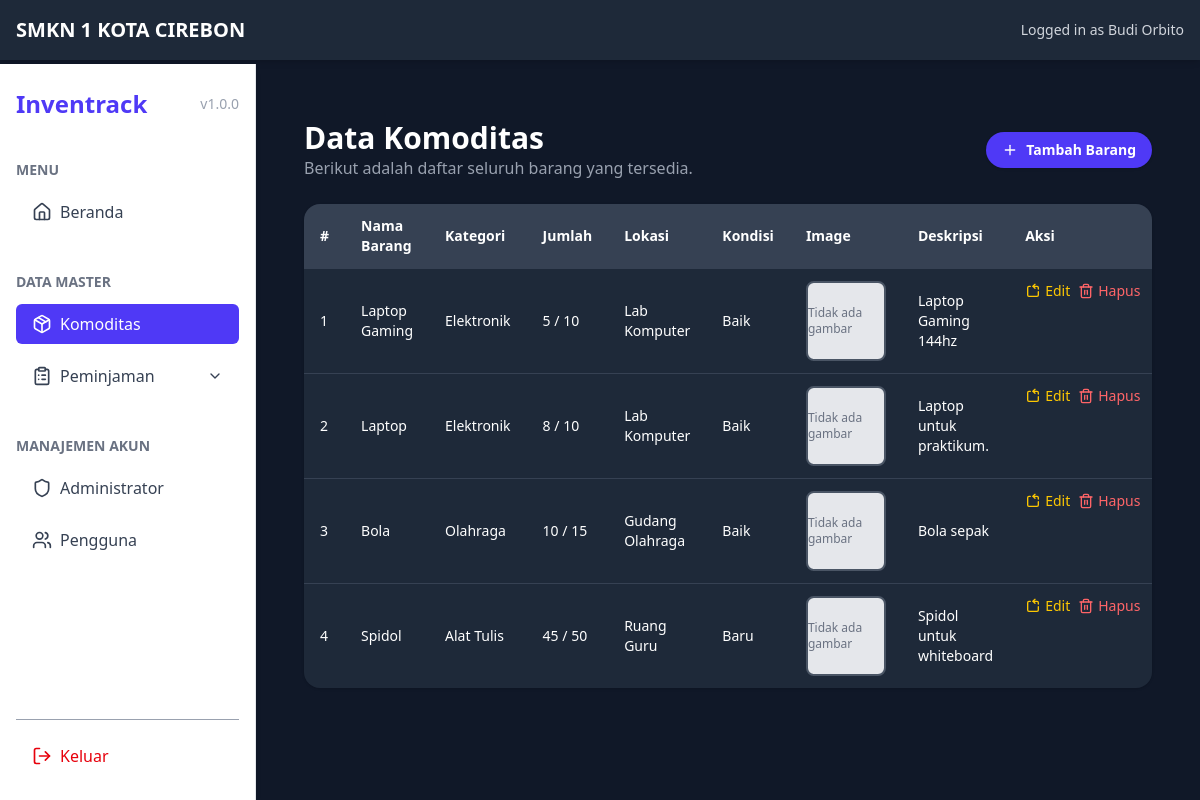
Screenshot of /pages/admin/komoditas/read.php (signed in) with the database file from the repository.
### tables this page shows
CREATE TABLE `barang` (
  `id_barang` int(11) NOT NULL,
  `nama_barang` varchar(100) NOT NULL,
  `id_kategori` int(11) NOT NULL,
  `jumlah_total` int(11) NOT NULL,
  `jumlah_tersedia` int(11) NOT NULL,
  `lokasi` varchar(100) DEFAULT NULL,
  `kondisi` varchar(50) DEFAULT NULL,
  `image` varchar(255) DEFAULT NULL,
  `deskripsi` text DEFAULT NULL,
  `created_at` timestamp NOT NULL DEFAULT current_timestamp(),
  `updated_at` timestamp NOT NULL DEFAULT current_timestamp() ON UPDATE current_timestamp()
);

CREATE TABLE `kategori` (
  `id_kategori` int(11) NOT NULL,
  `nama_kategori` varchar(100) NOT NULL,
  `created_at` timestamp NOT NULL DEFAULT current_timestamp(),
  `updated_at` timestamp NOT NULL DEFAULT current_timestamp() ON UPDATE current_timestamp()
);

### config/functions.php (called while the page is built, shortened)
<?php
$base_url = 'http://localhost/sistem_peminjaman/';
$hostname = 'localhost';
$username = 'root';
$password = '';
$dbname = 'sistem_peminjaman';
$connection = new mysqli($hostname, $username, $password, $dbname);
function isActive($target)
{
    $currentFile = basename($_SERVER['PHP_SELF']);
    $currentUri = $_SERVER['REQUEST_URI'];
    if (strpos($target, '/') !== false) {
        return strpos($currentUri, $target) !== false;
    }
    return $currentFile === $target;
}
function query($query)
{
    global $connection;
    $result = mysqli_query($connection, $query);
    $rows = [];
    while ($row = mysqli_fetch_assoc($result)) {
        $rows[] = $row;
    }
    return $rows;
}

### pages/admin/komoditas/read.php (the view, shortened to what this page needs)
<?php
require_once '../../../config/functions.php';
$komoditas = query("SELECT barang.*,
                        kategori.nama_kategori
                    FROM barang
                    JOIN kategori ON barang.id_kategori = kategori.id_kategori
                        ORDER BY barang.created_at DESC");
include '../../../includes/header.php';
include '../../../includes/sidebar.php';
?>
<div class="md:ml-64 min-h-screen bg-gray-900 text-white p-6 pt-24">
    <main class="p-6">
        <div class="flex justify-between items-center mb-6">
            <div>
                <h1 class="text-3xl font-bold">Data Komoditas</h1>
                <p class="text-gray-400">Berikut adalah daftar seluruh barang yang tersedia.</p>
            </div>
            <a href="create.php" class="inline-flex items-center px-4 py-2 bg-indigo-600 hover:bg-indigo-700 rounded-full text-sm font-semibold text-white shadow">
                <i data-lucide="plus" class="w-4 h-4 mr-2"></i> Tambah Barang
            </a>
        </div>
        <div class="overflow-x-auto rounded-2xl shadow">
            <table class="min-w-full bg-gray-800 text-sm text-white table-auto border-collapse">
                <thead>
                    <tr class="bg-gray-700 text-left">
                        <th class="px-4 py-3">#</th>
                        <th class="px-4 py-3">Nama Barang</th>
                        <th class="px-4 py-3">Kategori</th>
                        <th class="px-4 py-3">Jumlah</th>
                        <th class="px-4 py-3">Lokasi</th>
                        <th class="px-4 py-3">Kondisi</th>
                        <th class="px-4 py-3">Image</th>
                        <th class="px-4 py-3">Deskripsi</th>
                        <th class="px-4 py-3">Aksi</th>
                    </tr>
                </thead>
                <tbody>
                    <?php $no = 1;
                    foreach ($komoditas as $row): ?>
                        <tr class="border-t border-gray-700 hover:bg-gray-700">
                            <td class="px-4 py-3"><?= $no++ ?></td>
                            <td class="px-4 py-3"><?= htmlspecialchars($row['nama_barang']) ?></td>
                            <td class="px-4 py-3"><?= htmlspecialchars($row['nama_kategori']) ?></td>
                            <td class="px-4 py-3"><?= $row['jumlah_tersedia'] ?> / <?= $row['jumlah_total'] ?></td>
                            <td class="px-4 py-3"><?= htmlspecialchars($row['lokasi']) ?></td>
                            <td class="px-4 py-3"><?= htmlspecialchars($row['kondisi']) ?></td>
                            <td class="px-4 py-3">
                                <?php if (!empty($row['image'])): ?>
                                    <div class="flex items-center justify-center w-20 h-20">
                                        <img src="../../../assets/uploads/<?= htmlspecialchars($row['image']); ?>"
                                            alt="Foto <?= htmlspecialchars($row['nama_barang']); ?>"
                                            class="object-cover rounded-lg border-2 border-gray-600 shadow-md bg-white" />
                                    </div>
                                <?php else: ?>
                                    <div class="flex items-center justify-center w-20 h-20 rounded-lg border-2 border-gray-600 bg-gray-200 text-gray-500 text-xs">
                                        Tidak ada gambar
                                    </div>
                                <?php endif; ?>
                            </td>
                            <td class="px-4 py-3"><?= htmlspecialchars($row['deskripsi']) ?></td>
                            <td class="px-4 py-3 flex gap-2">
                                <a href="update.php?id=<?= $row['id_barang'] ?>" class="text-yellow-400 hover:underline text-sm flex items-center">
                                    <i data-lucide="rotate-ccw-square" class="w-4 h-4 mr-1"></i>Edit
                                </a>
                                <a href="delete.php?id=<?= $row['id_barang'] ?>" class="text-red-400 hover:underline text-sm flex items-center"
                                onclick="return confirm('Apakah Anda yakin ingin menghapus barang ini?');">
                                    <i data-lucide="trash-2" class="w-4 h-4 mr-1"></i>Hapus
                                </a>
                            </td>
                        </tr>
                    <?php endforeach; ?>
                </tbody>
            </table>
        </div>
    </main>
</div>
<?php include '../../../includes/footer.php'; ?>

### includes/header.php (shortened to what this page needs)
<!DOCTYPE html>
<html lang="id">
<head>
    <link href="<?= $base_url; ?>/assets/css/output.css" rel="stylesheet">
</head>
<body class="bg-gray-900 text-white">
    <header class="bg-gray-800 text-white p-4 shadow-md fixed top-0 left-0 right-0 z-50">
        <div class="flex justify-between items-center">
            <h1 class="text-xl font-semibold">SMKN 1 KOTA CIREBON</h1>
            <div class="text-sm text-gray-300">
                <?php if (isset($_SESSION['username'])): ?>
                    <?php if (isset($_SESSION['role']) && $_SESSION['role'] === 'administrator' || $_SESSION['role'] === 'petugas'): ?>
                        Logged in as <span class="font-medium"><?= htmlspecialchars($_SESSION['nama_admin']); ?></span>
                    <?php elseif (isset($_SESSION['role']) && $_SESSION['role'] === 'siswa' || $_SESSION['role'] === 'guru' || $_SESSION['role'] === 'staff'): ?>
                        Logged in as <span class="font-medium"><?= htmlspecialchars($_SESSION['nama_pengguna']); ?></span>
                    <?php else: ?>
                        <span class="text-yellow-400">Unknown Role</span>
                    <?php endif; ?>
                <?php else: ?>
                    <span class="text-red-400">Not logged in</span>
                <?php endif; ?>
            </div>
        </div>
    </header>

### includes/sidebar.php (shortened to what this page needs)
<aside id="sidebar"
    class="fixed top-16 bottom-0 left-0 w-64 bg-white dark:bg-gray-900 text-gray-700 dark:text-gray-200 border-r border-gray-200 dark:border-gray-700 shadow-md flex flex-col justify-between px-4 py-6
           transform -translate-x-full md:translate-x-0 transition-transform duration-300 ease-in-out z-50">
    <div class="space-y-10 overflow-y-auto">
        <div class="flex justify-between items-center">
            <h1 class="text-2xl font-semibold text-indigo-600 dark:text-indigo-400">Inventrack</h1>
            <span class="text-sm text-gray-400 dark:text-gray-500">v1.0.0</span>
        </div>
        <div>
            <p class="text-sm font-semibold uppercase text-gray-500 dark:text-gray-400 mb-3">Menu</p>
            <?php if ($_SESSION['role'] === 'administrator' || 'petugas'): ?>
                <a href="<?= $base_url ?>pages/admin/dashboard.php" class="flex items-center px-4 py-2 rounded-md <?= isActive('dashboard.php') ? 'bg-indigo-600 text-white hover:bg-indigo-800 transition ease-in-out' : 'dark:hover:bg-gray-800' ?>">
                    <i data-lucide="home" class="w-5 h-5 mr-2"></i>
                    Beranda
                </a>
            <?php endif; ?>
        </div>
        <div>
            <p class="text-sm font-semibold uppercase text-gray-500 dark:text-gray-400 mb-3">Data Master</p>
            <div class="space-y-3">
                <a href="<?= $base_url ?>pages/admin/komoditas/read.php" class="flex items-center px-4 py-2 rounded-md <?= isActive('/komoditas/') ? 'bg-indigo-600 text-white hover:bg-indigo-800 transition ease-in-out' : 'dark:hover:bg-gray-800' ?>">
                    <i data-lucide="package" class="w-5 h-5 mr-2"></i>
                    Komoditas
                </a>
                <details class="group">
                    <summary class="flex items-center justify-between cursor-pointer px-4 py-2 hover:bg-gray-100 dark:hover:bg-gray-800 rounded-md">
                        <span class="flex items-center">
                            <i data-lucide="clipboard-list" class="w-5 h-5 mr-2"></i>
                            Peminjaman
                        </span>
                        <i data-lucide="chevron-down" class="w-4 h-4 transition-transform group-open:rotate-180"></i>
                    </summary>
                </details>
            </div>
        </div>
        <div>
            <p class="text-sm font-semibold uppercase text-gray-500 dark:text-gray-400 mb-3">Manajemen Akun</p>
            <div class="space-y-3">
                <a href="#" class="flex items-center px-4 py-2 rounded-md hover:bg-gray-100 dark:hover:bg-gray-800">
                    <i data-lucide="shield" class="w-5 h-5 mr-2"></i>
                    Administrator
                </a>
                <a href="#" class="flex items-center px-4 py-2 rounded-md hover:bg-gray-100 dark:hover:bg-gray-800">
                    <i data-lucide="users" class="w-5 h-5 mr-2"></i>
                    Pengguna
                </a>
            </div>
        </div>
    </div>
    <div class="border-t border-gray-400 pt-4">
        <?php if ($_SESSION['role'] === 'administrator' || 'petugas'): ?>
            <a href="<?= $base_url ?>auth/login_admin/logout.php" class="flex items-center px-4 py-2 rounded-md text-red-600 hover:bg-red-100 dark:hover:bg-red-800" onclick="return confirm('Yakin ingin keluar?');">
                <i data-lucide="log-out" class="w-5 h-5 mr-2"></i>
                Keluar
            </a>
        <?php endif; ?>
    </div>
</aside>

### includes/footer.php (shortened to what this page needs)
</body>
</html>

### rows the page displays
barang: nama_barang "Laptop Gaming", id_kategori.nama_kategori "Elektronik", jumlah_tersedia "5", jumlah_total "10", lokasi "Lab Komputer", kondisi "Baik", shows "Tidak ada gambar", deskripsi "Laptop Gaming 144hz"
barang: nama_barang "Laptop", id_kategori.nama_kategori "Elektronik", jumlah_tersedia "8", jumlah_total "10", lokasi "Lab Komputer", kondisi "Baik", shows "Tidak ada gambar", deskripsi "Laptop untuk praktikum."
barang: nama_barang "Bola", id_kategori.nama_kategori "Olahraga", jumlah_tersedia "10", jumlah_total "15", lokasi "Gudang Olahraga", kondisi "Baik", shows "Tidak ada gambar", deskripsi "Bola sepak"
barang: nama_barang "Spidol", id_kategori.nama_kategori "Alat Tulis", jumlah_tersedia "45", jumlah_total "50", lokasi "Ruang Guru", kondisi "Baru", shows "Tidak ada gambar", deskripsi "Spidol untuk whiteboard"

### other values shown
$_SESSION['nama_admin'] "Budi Orbito"
